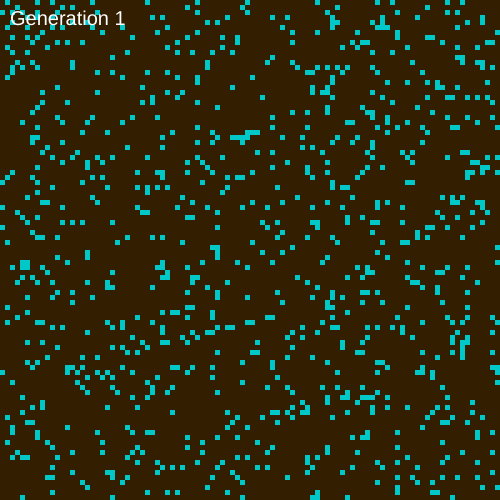
Frame 1 (no input)
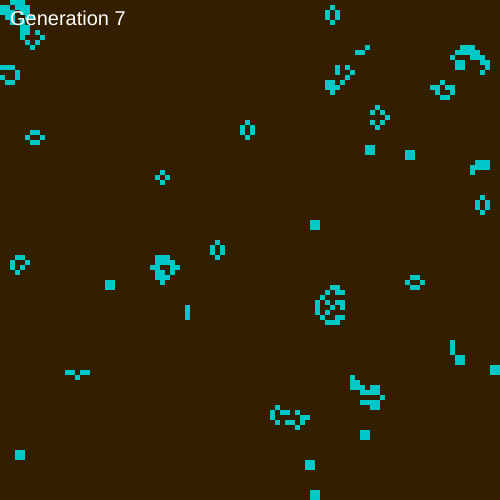
Frame 60 (no input)
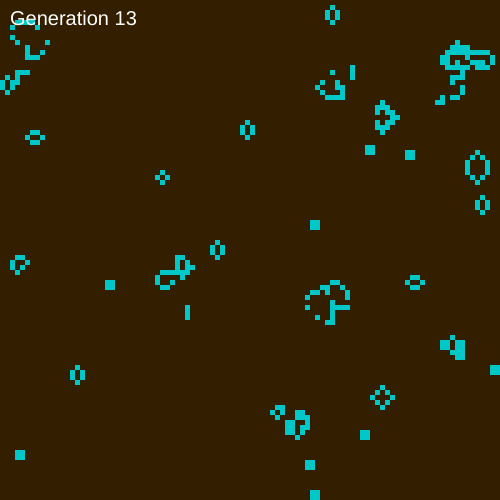
Frame 120 (the mouse pressed at the canvas centre since frame 60)

The p5.js sketch that drew these frames (run headless with seeded random() and noise() and a simulated clock; from frame 60 on, the mouse is pressed at the canvas centre):

// p5.js sketch
// ── sketch.js
// Use a variable to define our canvas width and height
// This makes it easier to adjust and reference dimensions in code
let canvasDimensions = 500;
// The number of boxes in each row/column
let boxes = 100;
// A reference to the main canvas
let canvas;
// A Grid we'll initialize in setup()
let myGrid;

let generations = 1;
let timer = 0;
let paused = false;

function setup(){
    // These colors are declared in grid.js and initialized here--feel free to use different colors!
    onColor = color(0, 200, 200);
    offColor = color(51, 30, 0);

    // Standard p5 setup
    canvas = createCanvas(canvasDimensions, canvasDimensions);
    background(0);
    noStroke();

    myGrid = new Grid(boxes, canvasDimensions);
    randomizeStart(0.09);
    textSize(20);
}

function draw(){
    myGrid.display();
    fill(255);
    text(`Generation ${generations}`, 10, 25);
    if(timer % 10 === 0 && !paused) {
        generations++;
        stepForward();
    }
    timer++;
}

function keyReleased() {
    if(keyCode === 80) {
        paused = !paused;
    }
}

function randomizeStart(activeRate) {
    for(let x = 0; x < myGrid.width; x++){
        for(let y = 0; y < myGrid.height; y++) {
            if(Math.random() < activeRate) {
                myGrid.boxArray[x][y].setState(true);
            }
        }
    }    
}

function stepForward() {
    startingGrid = myGrid.statesArray();
    for(let x = 0; x < myGrid.width; x++){
        for(let y = 0; y < myGrid.height; y++) {
            let currentBox = myGrid.boxArray[x][y];
            let neighbors = checkNeighbors(startingGrid, x, y);
            if(currentBox.currentState) {
                if(neighbors < 2 || neighbors > 3) {
                    currentBox.setState(false);
                }
            } else {
                if(neighbors === 3) {
                    currentBox.setState(true);
                }
            }
        }
    }
}
// ── grid.js
let onColor;
let offColor;

/**
 *  Holds a grid of boxes to display on the canvas
 */
 class Grid {
    /**
     *  Initializes an n x n grid of boxes, where n is the boxesPerRow parameter
     *  @param {number} boxesPerRow The desired number of boxes per row/column of the grid 
     *  @param {number} canvasDim The width and height of the p5 canvas
     */
    constructor(boxesPerRow, canvasDim){
        // Initialize boxArray outside of the loop so we can push to it
        this.boxArray = [];

        // Set width and height
        // Right now, these are the same, but using different variables helps future-proof
        this.width = boxesPerRow;
        this.height = boxesPerRow;

        // Use a nested for loop to iterate in two dimensions
        // The outer loop moves along columns of the grid
        for(let x = 0; x < this.width; x++){
            // Again, initialize the temporary array outside the loop
            // The temporary array is a single column of the grid
            let temp = [];

            // Calculate the box dimensions from the canvas dimensions and the desired number of boxes
            let dim = canvasDim/boxesPerRow;

            /** The inner loop moves along rows
            *   Because this loop is inside the other, a 5x5 grid fills in this order:
            *   
            *       x ->
            *     y 1   6   11  16  21 
            *     | 2   7   12  17  22
            *     v 3   8   13  18  23
            *       4   8   14  19  24
            *       5   10  15  20  25
            */
            for(let y = 0; y < this.height; y++){
                /**
                 *  Push a new box to the temporary array
                 *  The x and y coordinates of the upper left corner are the box dimensions * x and y, respectively
                 *  (Thus, the first box will have a corner at (0, 0))
                 *  Then the dimensions are what we calculated before
                 *  Note that we don't include an initState, so it defaults to "water" per line 179
                 */
                temp.push(new Box(dim * x, dim * y, dim));
            }
            // Add the completed column to the array
            this.boxArray.push(temp);
        }
    }

    /**
     *  Loop through every Box in the array and call its drawBox() function
     */
    display() {
        // The Box class contains a drawBox() function to handle its own fill color, coordinates, and size
        for(let x = 0; x < this.width; x++) {
            for(let y = 0; y < this.height; y++) {
                this.boxArray[x][y].drawBox();
            }
        }
    }

    /**
     *  Returns an array of equal dimensions to the boxArray with only the states of the respective boxes
     */
    statesArray() {
        let states = [];
        for(let x = 0; x < this.width; x++) {
            let temp = []
            for(let y = 0; y < this.height; y++) {
                temp.push(this.boxArray[x][y].currentState);
            }
            states.push(temp);
        }
        return states;
    }
}

/**
 *  A single box, for use in a Grid
 */
class Box {

    // These three colors should be inherent to boxes, as nothing else needs them

    /**
     * 
     *  @param {number} xPos The horizontal position of the box's upper left corner
     *  @param {number} yPos The vertical position of the box's upper left corner
     *  @param {number} width The box's width
     *  @param {boolean} initState The box's starting state (optional, defaults to false)
     */
    constructor(xPos, yPos, width, initState) {
        this.cornerX = xPos;
        this.cornerY = yPos;
        this.dimensions = width;
        this.currentState;
        this.fillColor;
        /** Ternary operator (?) is essentially a condensed if/else statement
        *   This allows us to provide one of two values depending on the condition
        *   Basic syntax: [condition] ? [value if true] : [value if false]
        *   
        *   In this case, if initState is undefined, we setState to false, otherwise we set it to initState
        *   This prevents currentState from being undefined even if an initState is not provided
        */
        this.setState(initState === undefined ? false : initState);
    }

    /**
     *  Draws the box using its specified coordinates, dimensions, and color
     */
    drawBox() {
        fill(this.fillColor);
        rect(this.cornerX, this.cornerY, this.dimensions, this.dimensions);
    }

    /**
     *  Uses the box's currentState to determine a fill color
     *  @returns A p5 color value
     */
    getColorFromState() {
        return this.currentState ? onColor : offColor;
    }

    /**
     *  Set the currentState value and update the fill color to match
     *  @param {boolean} newState The state to assign to currentState
     */
    setState(newState) {
        this.currentState = newState;
        this.fillColor = this.getColorFromState();
    }
}

/**
 * Checks the cells immediately adjacent to one particular cell in the given grid
 * Totals the number of neighbors with the given state (diagonal neighbors count as half)
 * 
 * @param {Array} arrayToCheck The grid to evaluate neighbors in
 * @param {number} x The x-position of the cell in question
 * @param {number} y The y-position of the cell in question
 * 
 * @returns {number} The number of matching neighbors
 */
function checkNeighbors(arrayToCheck, x, y){
    let neighbors = 0;
    // Loop through the three columns centered on our cell
    for(let a = -1; a < 2; a++){
        let xCoord = x + a;
        // Wrap around to the opposite side of the grid
        if(xCoord < 0){
            xCoord = myGrid.width - 1;
        } else if(xCoord >= myGrid.width){
            xCoord = 0;
        } else {
            // Loop through the three rows centered on our cell
            for(let b = -1; b < 2; b++){
                let yCoord = y + b;
                if(yCoord < 0) {
                    yCoord = myGrid.height - 1;
                } else if(yCoord >= myGrid.height){
                    yCoord = 0;
                } else if(a === 0 && b === 0){
                } else {
                    // Check the current state of the neighboring cell
                    if(arrayToCheck[xCoord][yCoord]){
                        neighbors++;
                    }
                }
            }
        }
    }
    return neighbors;
}
